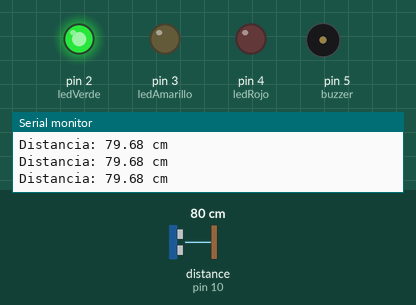
The sketch below on a simulated Arduino Uno, built with avr-gcc and run on an emulated ATmega328P. Parts: output pins drawn as LEDs (lit = HIGH), buzzer (waves = sounding), the last lines printed to the serial monitor. Wiring (inferred from the names in the program): ultrasonic range finder: trigger pin 9; echo pin 10. Inputs (shaded band) come from the test bench; at power-on: distance to the obstacle (sensor on pin 10) 80 cm. The echo pulse lasts 58.3 µs per cm; pins used as bus, display or sensor lines are not drawn.

Above: at 1.2 s.
1.3 s: distance to the obstacle (sensor on pin 10) set to 12 cm
4.3 s: distance to the obstacle (sensor on pin 10) set to 9 cm
At 4.56 s:
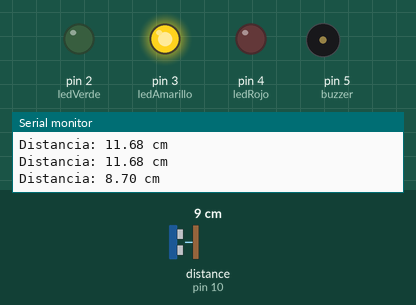
7.3 s: distance to the obstacle (sensor on pin 10) set to 7 cm
10.3 s: distance to the obstacle (sensor on pin 10) set to 4 cm
At 11.1 s:
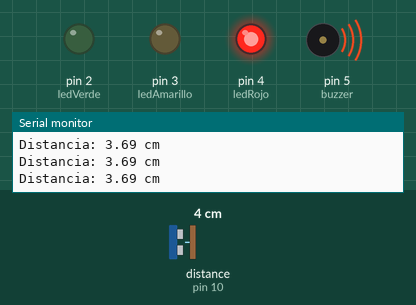
11.8 s: distance to the obstacle (sensor on pin 10) set to 18 cm
At 12.9 s:
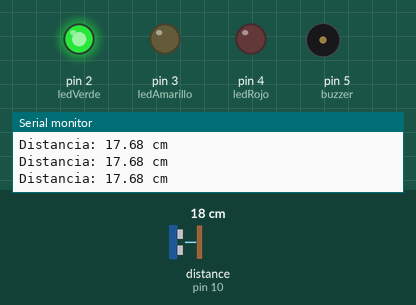
13.3 s: distance to the obstacle (sensor on pin 10) set to 2 cm
At 14.4 s:
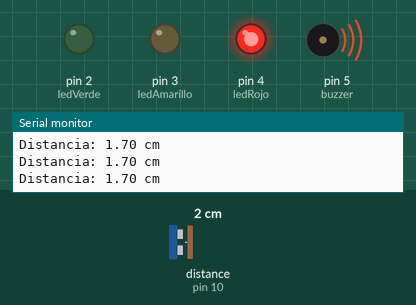
Timing chart, 0 to 15.8 s (numbered marks = the images above; inputs shaded):
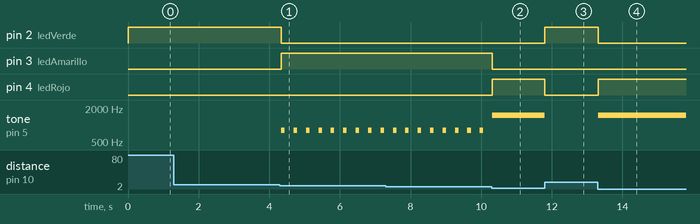

The sketch:

sensor_coche.ino
```cpp
//Sensor de proximidad del coche
// PINES
const int trigPin = 9;
const int echoPin = 10;

const int ledVerde = 2;
const int ledAmarillo = 3;
const int ledRojo = 4;

const int buzzer = 5;

// CONFIGURACIÓN
void setup() {
  pinMode(trigPin, OUTPUT);
  pinMode(echoPin, INPUT);

  pinMode(ledVerde, OUTPUT);
  pinMode(ledAmarillo, OUTPUT);
  pinMode(ledRojo, OUTPUT);

  pinMode(buzzer, OUTPUT);

  Serial.begin(9600);
}

// PROGRAMA PRINCIPAL
void loop() {

  // Enviar un pulso al sensor
  digitalWrite(trigPin, LOW);
  delayMicroseconds(2);

  digitalWrite(trigPin, HIGH);
  delayMicroseconds(10);

  digitalWrite(trigPin, LOW);

  // Recibir el tiempo que tarda el sonido en volver
  long duracion = pulseIn(echoPin, HIGH);

  // Convertir el tiempo en centímetros
  float distancia = duracion * 0.0343 / 2;

  // Mostrar la distancia en el Monitor Serie
  Serial.print("Distancia: ");
  Serial.print(distancia);
  Serial.println(" cm");


  // MÁS DE 30 CM
  if (distancia > 10) {

    digitalWrite(ledVerde, HIGH);
    digitalWrite(ledAmarillo, LOW);
    digitalWrite(ledRojo, LOW);

    noTone(buzzer);
  }


  // ENTRE 15 Y 30 CM
  else if (distancia > 5) {

    digitalWrite(ledVerde, LOW);
    digitalWrite(ledAmarillo, HIGH);
    digitalWrite(ledRojo, LOW);

    // Pitido de aviso
    tone(buzzer, 800);
    delay(100);
    noTone(buzzer);
    delay(200);
  }


  // ===== MENOS DE 15 CM =====
  else {

    digitalWrite(ledVerde, LOW);
    digitalWrite(ledAmarillo, LOW);
    digitalWrite(ledRojo, HIGH);

    // Alarma
    tone(buzzer, 1500);
  }

  delay(50);
}
```

Measured:
- the behaviour switches between 11 and 10 cm on distance to the obstacle (sensor on pin 10) (found by bisection; images 0 and 1)
- the behaviour switches between 6 and 5 cm on distance to the obstacle (sensor on pin 10) (found by bisection; images 1 and 2)
- after the input at 4.3 s, pin 2 (ledVerde): HIGH → LOW at once; pin 3 (ledAmarillo): LOW → HIGH at once; tone on pin 5 (buzzer): alternates 800 Hz for 0.10 s and silent for 0.25 s, starting at once
- after the input at 10.3 s, pin 3 (ledAmarillo): HIGH → LOW at once; pin 4 (ledRojo): LOW → HIGH at once
- after the input at 11.8 s, pin 2 (ledVerde): LOW → HIGH at once; pin 4 (ledRojo): HIGH → LOW at once; tone on pin 5 (buzzer): 1500 Hz → silent at once
- after the input at 13.3 s, pin 2 (ledVerde): HIGH → LOW at once; pin 4 (ledRojo): LOW → HIGH at once; tone on pin 5 (buzzer): silent → 1500 Hz at once
